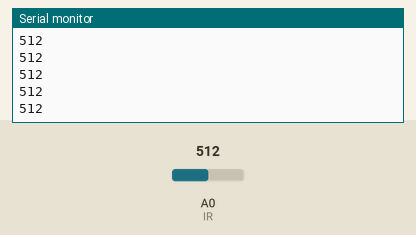
Recording of a sketch running on a simulated Arduino Uno, built with avr-gcc and run on an emulated ATmega328P. Parts: the last lines printed to the serial monitor. Inputs (shaded band) come from the test bench; at power-on: A0 (IR) = 512.

Above: at 1.2 s.
1.3 s: A0 (IR) set to 716
At 2.4 s:
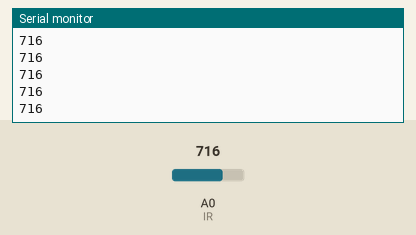
2.8 s: A0 (IR) set to 900
At 3.7 s:
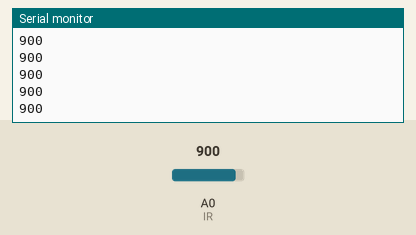
Timing chart, 0 to 5.8 s (numbered marks = the images above; inputs shaded):
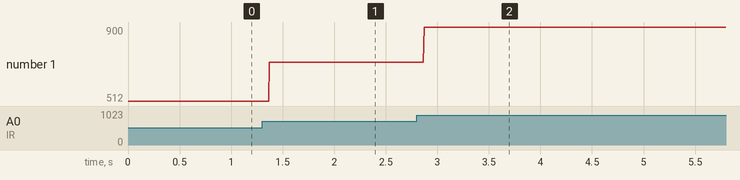

The sketch:

IR_Sensor.ino
```cpp
const int IR = A0;
int inputVal = 0;

void setup()
{
  Serial.begin(9600);
}

void loop()
{
   inputVal = analogRead(IR);
   Serial.println(inputVal);
}
```

Measured:
- after the input at 1.3 s, the serial monitor: prints a new line after 0.07 s (image 1)
- after the input at 2.8 s, the serial monitor: prints a new line after 0.07 s (image 2)
- plotted number 1: 512 → 716 after the input at 1.3 s, 716 → 900 after the input at 2.8 s
